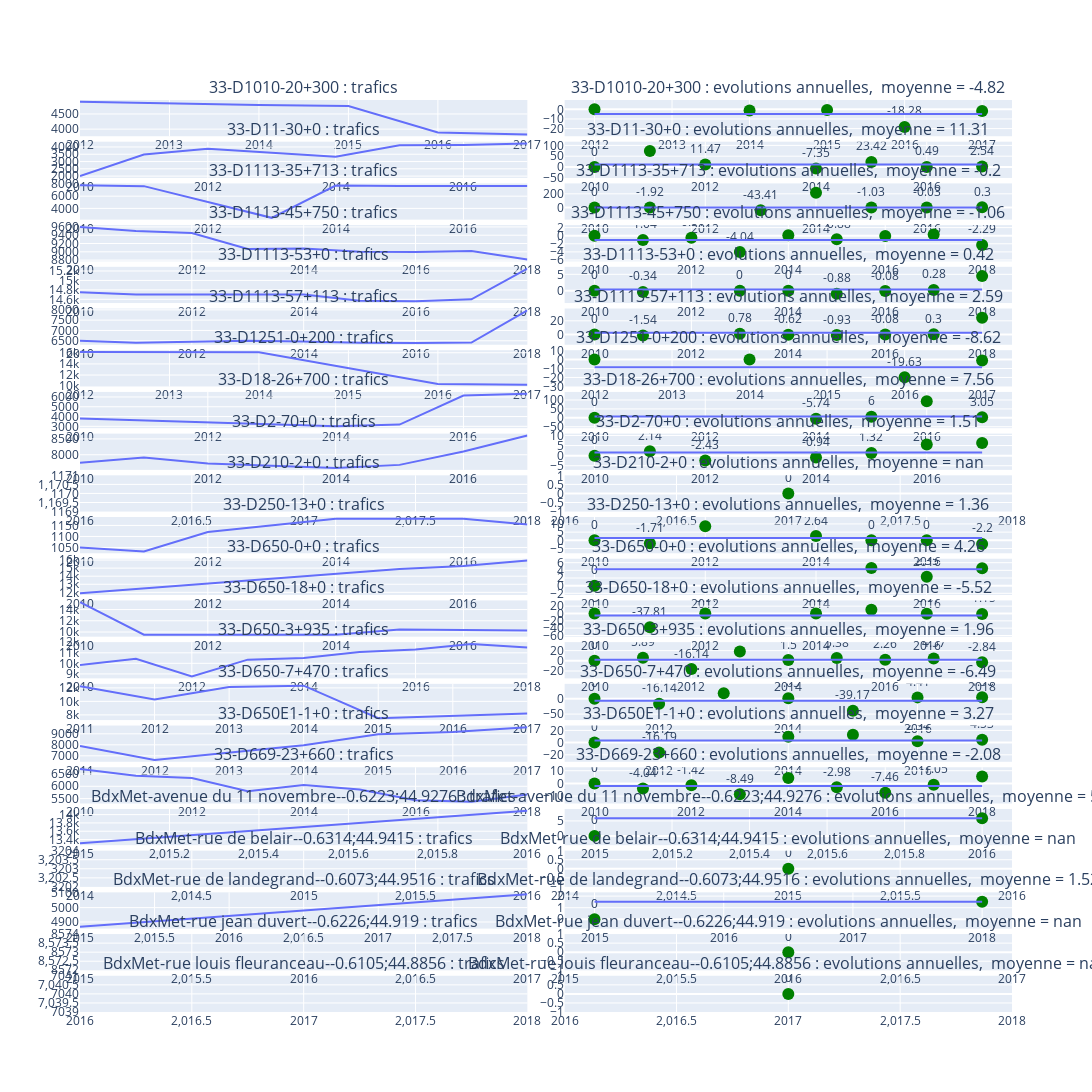

The code cell stored with this chart in its notebook:
### Code cell
#graphs complets
listIdComptag=df.id_comptag.unique()
nbPoints=len(listIdComptag)
titres=[e for a in [(f'{c} : trafics', f'{c} : evolutions annuelles,  moyenne = {df.loc[df.id_comptag==c].evol_annuelle_globale.unique()[0]}') for c in listIdComptag] for e in a]
fig = make_subplots(rows=nbPoints, cols=2, subplot_titles=titres,
                    horizontal_spacing=0.04,vertical_spacing=0.006)
for i,c in enumerate(listIdComptag) : 
    dfIdUnique=df.loc[df['id_comptag']==c]
    fig.add_trace(px.line(dfIdUnique, x='annee',y='tmja')['data'][0], row=i+1,col=1)
    fig.add_trace(px.scatter(dfIdUnique.fillna(0), x='annee',y='evol_anuelle', text='evol_anuelle')['data'][0], row=i+1,col=2)
    fig.data[-1].update(marker=dict(size=12, color='green'),textposition='top center')
    fig.add_trace(px.line(dfIdUnique, x='annee',y='evol_annuelle_globale')['data'][0], row=i+1,col=2)
    #fig.data[-1].update(textposition='top center')
fig.update_layout(height=8000, width=1500)
